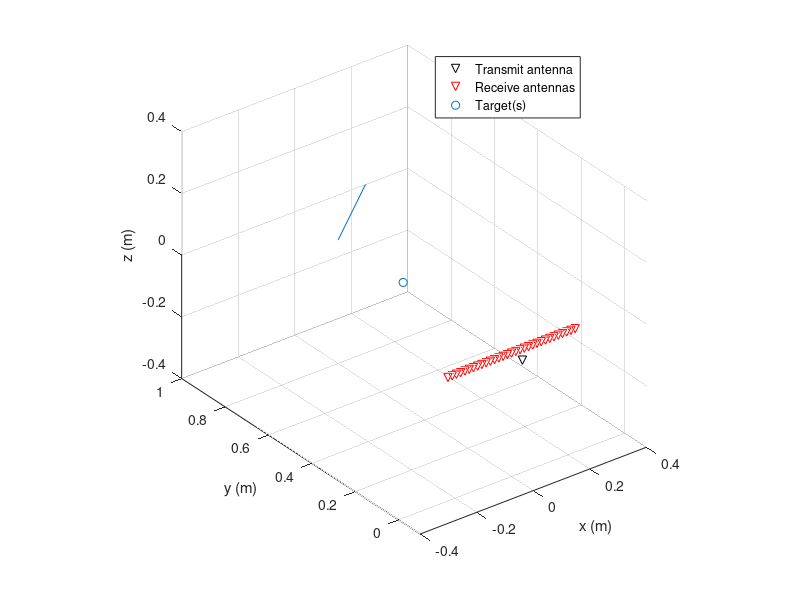
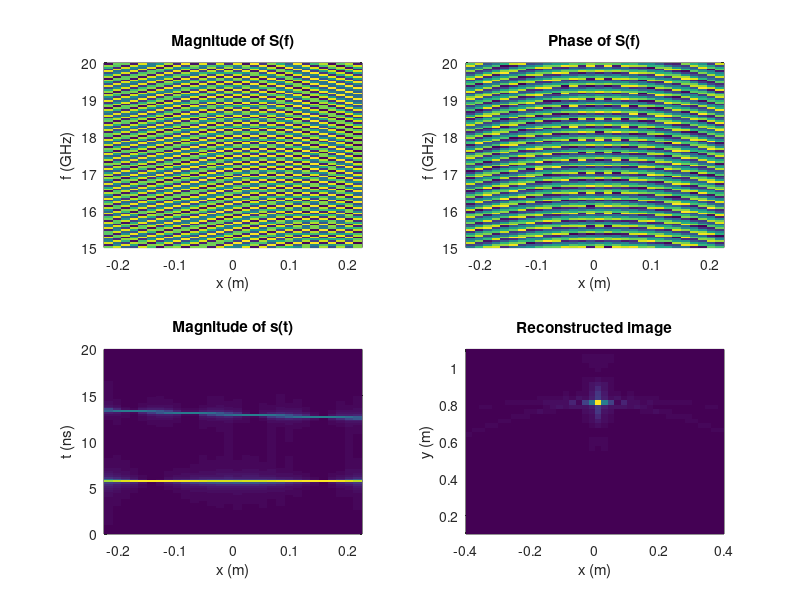

Write MATLAB code to recreate these figures, in order.
clear all
close all
clc

% Parameters
nbf = 101;                  % number of frequency samples
f = linspace(15e9,20e9,nbf); % frequency vector
c = 3e8;                     % speed of light
k = 2*pi*f/c;                % wavenumber
df = f(2)-f(1);              % frequency resolution
t = linspace(0,1/df,nbf);    % time vector

% Transmit antenna
xT = 0;
yT = -0.05;

% Receive array
dxR = c/f(end);            % receive antenna array sampling
nbR = 31;                   % number of antennas
xR = (1:nbR)*dxR;            % receive array coordinates
xR = xR - mean(xR);          % centered on x = 0;
yR = xR .*0;                 % receive array on the plane y = 0;

% Target
xC = 0;
yC = 0.5;
%SigC = ones(numel(x)); % Reflectivity

% Line target

xa = 0:1;
ya = 0.8*xa + 0.8;
za = zeros(numel(xa));
SigC = ones(numel(xa));
% for loops are used to facilitate understanding. It's a very bad idea if you try to optimize computation times

S = zeros(nbR, numel(f));
for mC = 1:numel(xa)
    rT = sqrt((xT-xa(mC)).^2 + (yT-ya(mC)).^2); % distance from transmit antennas to target(s)
    rR = sqrt((xR-xa(mC)).^2 + (yR-ya(mC)).^2); % distance from targets to the receive antenna
    for mf = 1:numel(f)
        S(:,mf) = S(:,mf) + (exp(-1j*k(mf)*rT)./sqrt(rT) .* SigC(mC) .* exp(-1j*k(mf)*rR)./sqrt(rR)).'; % interaction of the transmit waves with the target(s) and measurement
    end
end

s = (ifft(ifftshift(S,2),[],2));

% Reconstruction grid (should be defined according to the resolution)
x = linspace(-0.4,0.4,41);
y = linspace(0.1,1.1,41);

% Computation of the transfer (Green) matrix
[XR,F,X,Y] = ndgrid(single(xR),single(f),single(x),single(y));
G = exp(-1j*(2*pi*F/c).* ((sqrt((xT-X).^2 + (yT-Y).^2)+(sqrt((XR-X).^2 + (yR(1)-Y).^2)))));
G = reshape(G,[numel(xR)*numel(f),numel(x)*numel(y)]);

% Reconstruction by matched filtering (phase compensation)
Im = G'*S(:);
Im = reshape(Im,[numel(x),numel(y)]); %from vector to matrix format

%fig1 = figure(1); clf()
%fig1.Position = [680 542 871 420];
%subplot(2,4,[1 2 5 6])

figure;
plot3(xT,yT,0,'kv')
hold on
plot(xR,yR,'rv')
scatter3(xC ,yC, 0,'bo')
%plot3([xa xb], [ya yb], [za zb])
plot(xa, ya)
hold off
legend('Transmit antenna','Receive antennas','Target(s)')
grid on
xlabel('x (m)')
ylabel('y (m)')
zlabel('z (m)')
daspect([1 1 1])
ylim([-0.1 1])
xlim([-0.4 0.4])
zlim([-0.4 0.4])

figure;
subplot(2,2,1)
pcolor(xR,f/1e9,abs(S).')
shading flat
xlabel('x (m)')
ylabel('f (GHz)')
title('Magnitude of S(f)')

subplot(2,2,2)
pcolor(xR,f/1e9,angle(S).')
shading flat
xlabel('x (m)')
ylabel('f (GHz)')
title('Phase of S(f)')

subplot(2,2,3)
pcolor(xR,t*1e9,abs(s).')
shading flat
xlabel('x (m)')
ylabel('t (ns)')
title('Magnitude of s(t)')

subplot(2,2,4)
pcolor(x,y,abs(Im).')
shading flat
xlabel('x (m)')
ylabel('y (m)')
title('Reconstructed image')
